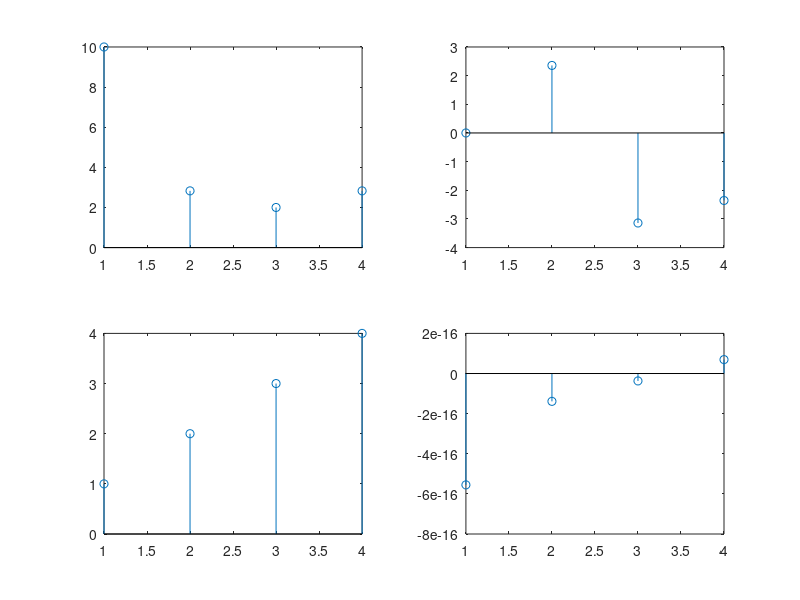

This chart was generated by the following MATLAB code:
x = [1 2 3 4];
N=length(x);

% DFT
X=zeros(1,N);
for k=1:N
  for n=1:N
    X(k)=X(k)+x(n).*exp(-1j.*2.*pi.*(n-1).*(k-1)./N);
  end
end
X_mag = abs(X);
X_ph = angle(X);
subplot(221); stem(X_mag)
subplot(222); stem(X_ph)

% IDFT
Y = zeros(1, N);
for k=1:n
    for n=1:N
        Y(k) = Y(k) + (1/N).*X(n).*exp((1j.*2.*pi.*(n-1).*(k-1)./N));
    end
end
Y_mag = abs(Y);
Y_ph = angle(Y);
subplot(223); stem(Y_mag)
subplot(224); stem(Y_ph)

